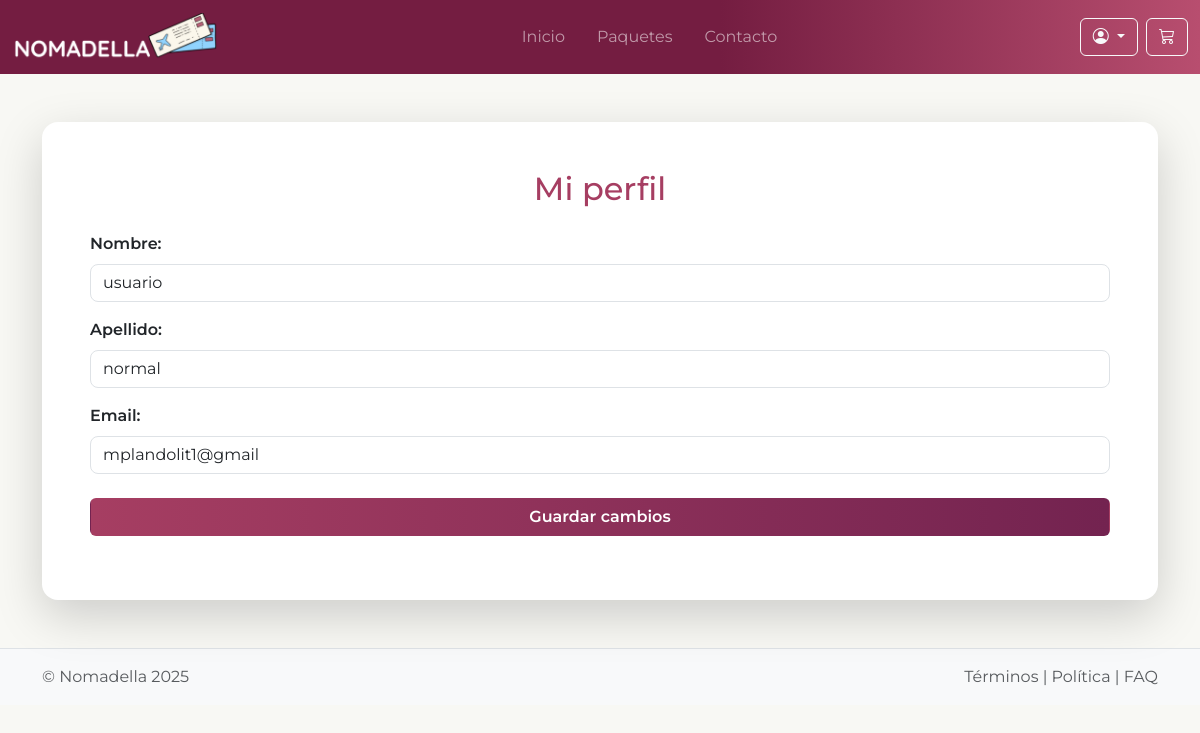
The page /public/perfil/perfil.php (signed in) on the database as committed earlier.
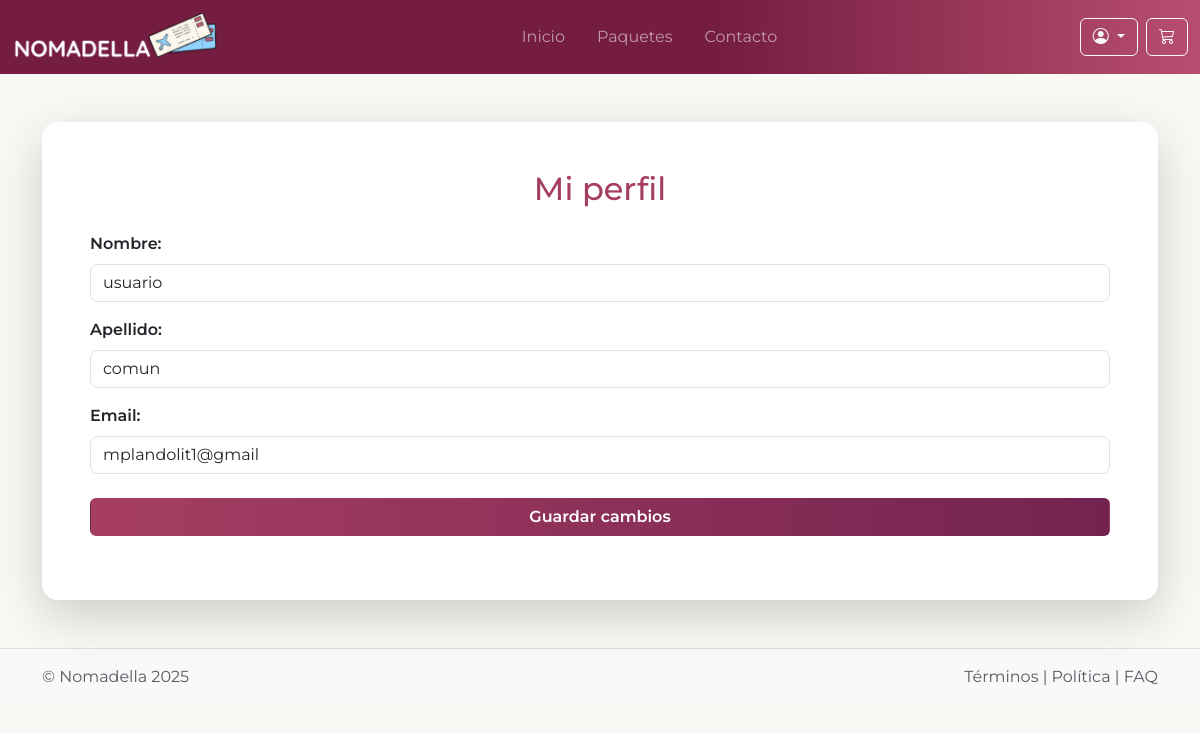
The same page on the database as committed later.
### tables this page shows
CREATE TABLE `usuarios` (
  `id_usuario` int(11) NOT NULL,
  `nombre` varchar(100) DEFAULT NULL,
  `apellido` varchar(100) DEFAULT NULL,
  `email` varchar(200) DEFAULT NULL,
  `contraseña` varchar(255) DEFAULT NULL,
  `telefono` int(30) NOT NULL,
  `fecha_registro` timestamp NOT NULL DEFAULT current_timestamp() ON UPDATE current_timestamp(),
  `rol` int(11) DEFAULT 4,
  `estado` varchar(20) DEFAULT 'activo'
);

### public/perfil/perfil.php (the view, shortened to what this page needs)
<?php
include '../conexion.php';
include '../header.php';
$id = $_SESSION['usuario_id'];
$sql = "SELECT nombre, apellido, email FROM usuarios WHERE id_usuario = ?";
$stmt = $conexion->prepare($sql);
$stmt->bind_param("i", $id);
$stmt->execute();
$res = $stmt->get_result();
$usuario = $res->fetch_assoc();
?>
<div class="container my-5">
  <div class="card shadow-lg border-0 rounded-4">
    <div class="card-body p-5">
      <h2 class="text-center mb-4" style="color: #a63e62;">Mi perfil</h2>
      <form id="form-perfil">
        <div class="mb-3">
          <label class="form-label fw-semibold text-dark">Nombre:</label>
          <input type="text" name="nombre" class="form-control rounded-3" value="<?= htmlspecialchars($usuario['nombre']) ?>" required>
        </div>
        <div class="mb-3">
          <label class="form-label fw-semibold text-dark">Apellido:</label>
          <input type="text" name="apellido" class="form-control rounded-3" value="<?= htmlspecialchars($usuario['apellido']) ?>" required>
        </div>
        <div class="mb-4">
          <label class="form-label fw-semibold text-dark">Email:</label>
          <input type="email" name="email" class="form-control rounded-3" value="<?= htmlspecialchars($usuario['email']) ?>" required>
        </div>
        <div class="d-grid">
          <button type="submit" class="btn text-white fw-semibold" style="background: linear-gradient(to right, #a63e62, #732350);">
            Guardar cambios
          </button>
        </div>
      </form>
    </div>
  </div>
</div>
<?php include '../footer.php'; ?>

Rows that differ between the two databases and show on the page:
changed usuarios "usuario": apellido "normal" → "comun"
